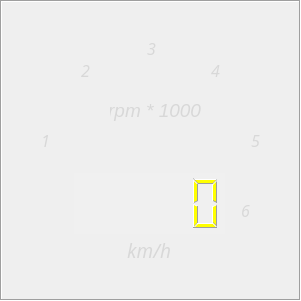
<?xml version="1.0" encoding="UTF-8"?>
<ui version="4.0">
 <class>rpm_widget</class>
 <widget class="QWidget" name="rpm_widget">
  <property name="geometry">
   <rect>
    <x>0</x>
    <y>0</y>
    <width>301</width>
    <height>301</height>
   </rect>
  </property>
  <property name="windowTitle">
   <string>Form</string>
  </property>
  <property name="styleSheet">
   <string notr="true">background: none;</string>
  </property>
  <widget class="QLabel" name="rpmCaption">
   <property name="geometry">
    <rect>
     <x>120</x>
     <y>240</y>
     <width>51</width>
     <height>21</height>
    </rect>
   </property>
   <property name="font">
    <font>
     <family>Gill Sans MT</family>
     <pointsize>14</pointsize>
     <weight>9</weight>
     <italic>true</italic>
     <bold>false</bold>
    </font>
   </property>
   <property name="styleSheet">
    <string notr="true">color: white; 
background:none;
font: 75 italic 14pt &quot;Gill Sans MT&quot; ;
color: rgb(216, 216, 216);</string>
   </property>
   <property name="text">
    <string>km/h</string>
   </property>
   <property name="alignment">
    <set>Qt::AlignRight|Qt::AlignTrailing|Qt::AlignVCenter</set>
   </property>
  </widget>
  <widget class="QGraphicsView" name="graphicsView">
   <property name="geometry">
    <rect>
     <x>0</x>
     <y>0</y>
     <width>301</width>
     <height>301</height>
    </rect>
   </property>
   <property name="styleSheet">
    <string notr="true">background: transparent; </string>
   </property>
  </widget>
  <widget class="QLCDNumber" name="rpmNumber">
   <property name="geometry">
    <rect>
     <x>74</x>
     <y>173</y>
     <width>151</width>
     <height>61</height>
    </rect>
   </property>
   <property name="styleSheet">
    <string notr="true">color: yellow;
background-color: rgba(255, 255, 255, 20)</string>
   </property>
   <property name="frameShape">
    <enum>QFrame::NoFrame</enum>
   </property>
   <property name="digitCount">
    <number>5</number>
   </property>
  </widget>
  <widget class="QLabel" name="black_circle">
   <property name="geometry">
    <rect>
     <x>0</x>
     <y>0</y>
     <width>301</width>
     <height>301</height>
    </rect>
   </property>
   <property name="layoutDirection">
    <enum>Qt::RightToLeft</enum>
   </property>
   <property name="styleSheet">
    <string notr="true">background-color: none;</string>
   </property>
   <property name="frameShape">
    <enum>QFrame::Box</enum>
   </property>
   <property name="frameShadow">
    <enum>QFrame::Sunken</enum>
   </property>
   <property name="text">
    <string/>
   </property>
   <property name="pixmap">
    <pixmap>img/blackcircle.png</pixmap>
   </property>
   <property name="scaledContents">
    <bool>true</bool>
   </property>
  </widget>
  <widget class="QWidget" name="dots_widget" native="true">
   <property name="enabled">
    <bool>true</bool>
   </property>
   <property name="geometry">
    <rect>
     <x>0</x>
     <y>0</y>
     <width>301</width>
     <height>301</height>
    </rect>
   </property>
   <widget class="QLabel" name="circle1">
    <property name="geometry">
     <rect>
      <x>14</x>
      <y>195</y>
      <width>31</width>
      <height>31</height>
     </rect>
    </property>
    <property name="text">
     <string/>
    </property>
    <property name="pixmap">
     <pixmap>img/colorized_circles/circle1.png</pixmap>
    </property>
    <property name="scaledContents">
     <bool>true</bool>
    </property>
   </widget>
   <widget class="QLabel" name="circle2">
    <property name="geometry">
     <rect>
      <x>7</x>
      <y>172</y>
      <width>31</width>
      <height>31</height>
     </rect>
    </property>
    <property name="text">
     <string/>
    </property>
    <property name="pixmap">
     <pixmap>img/colorized_circles/circle2.png</pixmap>
    </property>
    <property name="scaledContents">
     <bool>true</bool>
    </property>
   </widget>
   <widget class="QLabel" name="circle3">
    <property name="geometry">
     <rect>
      <x>1</x>
      <y>148</y>
      <width>31</width>
      <height>31</height>
     </rect>
    </property>
    <property name="text">
     <string/>
    </property>
    <property name="pixmap">
     <pixmap>img/colorized_circles/circle3.png</pixmap>
    </property>
    <property name="scaledContents">
     <bool>true</bool>
    </property>
   </widget>
   <widget class="QLabel" name="circle4">
    <property name="geometry">
     <rect>
      <x>2</x>
      <y>124</y>
      <width>31</width>
      <height>31</height>
     </rect>
    </property>
    <property name="text">
     <string/>
    </property>
    <property name="pixmap">
     <pixmap>img/colorized_circles/circle4.png</pixmap>
    </property>
    <property name="scaledContents">
     <bool>true</bool>
    </property>
   </widget>
   <widget class="QLabel" name="circle5">
    <property name="geometry">
     <rect>
      <x>8</x>
      <y>99</y>
      <width>31</width>
      <height>31</height>
     </rect>
    </property>
    <property name="text">
     <string/>
    </property>
    <property name="pixmap">
     <pixmap>img/colorized_circles/circle5.png</pixmap>
    </property>
    <property name="scaledContents">
     <bool>true</bool>
    </property>
   </widget>
   <widget class="QLabel" name="circle6">
    <property name="geometry">
     <rect>
      <x>18</x>
      <y>75</y>
      <width>31</width>
      <height>31</height>
     </rect>
    </property>
    <property name="text">
     <string/>
    </property>
    <property name="pixmap">
     <pixmap>img/colorized_circles/circle6.png</pixmap>
    </property>
    <property name="scaledContents">
     <bool>true</bool>
    </property>
   </widget>
   <widget class="QLabel" name="circle7">
    <property name="geometry">
     <rect>
      <x>31</x>
      <y>54</y>
      <width>31</width>
      <height>31</height>
     </rect>
    </property>
    <property name="text">
     <string/>
    </property>
    <property name="pixmap">
     <pixmap>img/colorized_circles/circle7.png</pixmap>
    </property>
    <property name="scaledContents">
     <bool>true</bool>
    </property>
   </widget>
   <widget class="QLabel" name="circle8">
    <property name="geometry">
     <rect>
      <x>48</x>
      <y>36</y>
      <width>31</width>
      <height>31</height>
     </rect>
    </property>
    <property name="text">
     <string/>
    </property>
    <property name="pixmap">
     <pixmap>img/colorized_circles/circle8.png</pixmap>
    </property>
    <property name="scaledContents">
     <bool>true</bool>
    </property>
   </widget>
   <widget class="QLabel" name="circle9">
    <property name="geometry">
     <rect>
      <x>68</x>
      <y>21</y>
      <width>31</width>
      <height>31</height>
     </rect>
    </property>
    <property name="styleSheet">
     <string notr="true"/>
    </property>
    <property name="text">
     <string/>
    </property>
    <property name="pixmap">
     <pixmap>img/colorized_circles/circle9.png</pixmap>
    </property>
    <property name="scaledContents">
     <bool>true</bool>
    </property>
   </widget>
   <widget class="QLabel" name="circle10">
    <property name="geometry">
     <rect>
      <x>89</x>
      <y>11</y>
      <width>31</width>
      <height>31</height>
     </rect>
    </property>
    <property name="text">
     <string/>
    </property>
    <property name="pixmap">
     <pixmap>img/colorized_circles/circle10.png</pixmap>
    </property>
    <property name="scaledContents">
     <bool>true</bool>
    </property>
   </widget>
   <widget class="QLabel" name="circle11">
    <property name="enabled">
     <bool>true</bool>
    </property>
    <property name="geometry">
     <rect>
      <x>112</x>
      <y>4</y>
      <width>31</width>
      <height>31</height>
     </rect>
    </property>
    <property name="text">
     <string/>
    </property>
    <property name="pixmap">
     <pixmap>img/colorized_circles/circle11.png</pixmap>
    </property>
    <property name="scaledContents">
     <bool>true</bool>
    </property>
   </widget>
   <widget class="QLabel" name="circle12">
    <property name="geometry">
     <rect>
      <x>136</x>
      <y>1</y>
      <width>31</width>
      <height>31</height>
     </rect>
    </property>
    <property name="text">
     <string/>
    </property>
    <property name="pixmap">
     <pixmap>img/colorized_circles/circle12.png</pixmap>
    </property>
    <property name="scaledContents">
     <bool>true</bool>
    </property>
   </widget>
   <widget class="QLabel" name="circle13">
    <property name="geometry">
     <rect>
      <x>159</x>
      <y>5</y>
      <width>31</width>
      <height>31</height>
     </rect>
    </property>
    <property name="text">
     <string/>
    </property>
    <property name="pixmap">
     <pixmap>img/colorized_circles/circle13.png</pixmap>
    </property>
    <property name="scaledContents">
     <bool>true</bool>
    </property>
   </widget>
   <widget class="QLabel" name="circle14">
    <property name="geometry">
     <rect>
      <x>182</x>
      <y>11</y>
      <width>31</width>
      <height>31</height>
     </rect>
    </property>
    <property name="text">
     <string/>
    </property>
    <property name="pixmap">
     <pixmap>img/colorized_circles/circle14.png</pixmap>
    </property>
    <property name="scaledContents">
     <bool>true</bool>
    </property>
   </widget>
   <widget class="QLabel" name="circle15">
    <property name="geometry">
     <rect>
      <x>205</x>
      <y>21</y>
      <width>31</width>
      <height>31</height>
     </rect>
    </property>
    <property name="text">
     <string/>
    </property>
    <property name="pixmap">
     <pixmap>img/colorized_circles/circle15.png</pixmap>
    </property>
    <property name="scaledContents">
     <bool>true</bool>
    </property>
   </widget>
   <widget class="QLabel" name="circle16">
    <property name="geometry">
     <rect>
      <x>224</x>
      <y>37</y>
      <width>31</width>
      <height>31</height>
     </rect>
    </property>
    <property name="text">
     <string/>
    </property>
    <property name="pixmap">
     <pixmap>img/colorized_circles/circle16.png</pixmap>
    </property>
    <property name="scaledContents">
     <bool>true</bool>
    </property>
   </widget>
   <widget class="QLabel" name="circle17">
    <property name="geometry">
     <rect>
      <x>241</x>
      <y>55</y>
      <width>31</width>
      <height>31</height>
     </rect>
    </property>
    <property name="text">
     <string/>
    </property>
    <property name="pixmap">
     <pixmap>img/colorized_circles/circle17.png</pixmap>
    </property>
    <property name="scaledContents">
     <bool>true</bool>
    </property>
   </widget>
   <widget class="QLabel" name="circle18">
    <property name="geometry">
     <rect>
      <x>253</x>
      <y>75</y>
      <width>31</width>
      <height>31</height>
     </rect>
    </property>
    <property name="text">
     <string/>
    </property>
    <property name="pixmap">
     <pixmap>img/colorized_circles/circle18.png</pixmap>
    </property>
    <property name="scaledContents">
     <bool>true</bool>
    </property>
   </widget>
   <widget class="QLabel" name="circle19">
    <property name="geometry">
     <rect>
      <x>263</x>
      <y>98</y>
      <width>31</width>
      <height>31</height>
     </rect>
    </property>
    <property name="text">
     <string/>
    </property>
    <property name="pixmap">
     <pixmap>img/colorized_circles/circle19.png</pixmap>
    </property>
    <property name="scaledContents">
     <bool>true</bool>
    </property>
   </widget>
   <widget class="QLabel" name="circle20">
    <property name="geometry">
     <rect>
      <x>269</x>
      <y>121</y>
      <width>31</width>
      <height>31</height>
     </rect>
    </property>
    <property name="text">
     <string/>
    </property>
    <property name="pixmap">
     <pixmap>img/colorized_circles/circle20.png</pixmap>
    </property>
    <property name="scaledContents">
     <bool>true</bool>
    </property>
   </widget>
   <widget class="QLabel" name="circle21">
    <property name="geometry">
     <rect>
      <x>270</x>
      <y>145</y>
      <width>31</width>
      <height>31</height>
     </rect>
    </property>
    <property name="text">
     <string/>
    </property>
    <property name="pixmap">
     <pixmap>img/colorized_circles/circle21.png</pixmap>
    </property>
    <property name="scaledContents">
     <bool>true</bool>
    </property>
   </widget>
   <widget class="QLabel" name="circle22">
    <property name="geometry">
     <rect>
      <x>266</x>
      <y>169</y>
      <width>31</width>
      <height>31</height>
     </rect>
    </property>
    <property name="text">
     <string/>
    </property>
    <property name="pixmap">
     <pixmap>img/colorized_circles/circle22.png</pixmap>
    </property>
    <property name="scaledContents">
     <bool>true</bool>
    </property>
   </widget>
   <widget class="QLabel" name="circle23">
    <property name="geometry">
     <rect>
      <x>257</x>
      <y>191</y>
      <width>31</width>
      <height>31</height>
     </rect>
    </property>
    <property name="text">
     <string/>
    </property>
    <property name="pixmap">
     <pixmap>img/colorized_circles/circle23.png</pixmap>
    </property>
    <property name="scaledContents">
     <bool>true</bool>
    </property>
   </widget>
  </widget>
  <widget class="QLabel" name="pintop">
   <property name="geometry">
    <rect>
     <x>130</x>
     <y>130</y>
     <width>41</width>
     <height>41</height>
    </rect>
   </property>
   <property name="styleSheet">
    <string notr="true">background: none;</string>
   </property>
   <property name="frameShape">
    <enum>QFrame::NoFrame</enum>
   </property>
   <property name="text">
    <string/>
   </property>
   <property name="pixmap">
    <pixmap>img/pintop.png</pixmap>
   </property>
   <property name="scaledContents">
    <bool>true</bool>
   </property>
  </widget>
  <widget class="QWidget" name="dark_dots_widget" native="true">
   <property name="enabled">
    <bool>true</bool>
   </property>
   <property name="geometry">
    <rect>
     <x>0</x>
     <y>0</y>
     <width>301</width>
     <height>301</height>
    </rect>
   </property>
   <widget class="QLabel" name="circle1_3">
    <property name="geometry">
     <rect>
      <x>14</x>
      <y>195</y>
      <width>31</width>
      <height>31</height>
     </rect>
    </property>
    <property name="text">
     <string/>
    </property>
    <property name="pixmap">
     <pixmap>img/dark_colorized_circles/circle1.png</pixmap>
    </property>
    <property name="scaledContents">
     <bool>true</bool>
    </property>
   </widget>
   <widget class="QLabel" name="circle2_3">
    <property name="geometry">
     <rect>
      <x>7</x>
      <y>172</y>
      <width>31</width>
      <height>31</height>
     </rect>
    </property>
    <property name="text">
     <string/>
    </property>
    <property name="pixmap">
     <pixmap>img/dark_colorized_circles/circle2.png</pixmap>
    </property>
    <property name="scaledContents">
     <bool>true</bool>
    </property>
   </widget>
   <widget class="QLabel" name="circle3_3">
    <property name="geometry">
     <rect>
      <x>1</x>
      <y>148</y>
      <width>31</width>
      <height>31</height>
     </rect>
    </property>
    <property name="text">
     <string/>
    </property>
    <property name="pixmap">
     <pixmap>img/dark_colorized_circles/circle3.png</pixmap>
    </property>
    <property name="scaledContents">
     <bool>true</bool>
    </property>
   </widget>
   <widget class="QLabel" name="circle4_3">
    <property name="geometry">
     <rect>
      <x>2</x>
      <y>124</y>
      <width>31</width>
      <height>31</height>
     </rect>
    </property>
    <property name="text">
     <string/>
    </property>
    <property name="pixmap">
     <pixmap>img/dark_colorized_circles/circle4.png</pixmap>
    </property>
    <property name="scaledContents">
     <bool>true</bool>
    </property>
   </widget>
   <widget class="QLabel" name="circle5_3">
    <property name="geometry">
     <rect>
      <x>8</x>
      <y>99</y>
      <width>31</width>
      <height>31</height>
     </rect>
    </property>
    <property name="text">
     <string/>
    </property>
    <property name="pixmap">
     <pixmap>img/dark_colorized_circles/circle5.png</pixmap>
    </property>
    <property name="scaledContents">
     <bool>true</bool>
    </property>
   </widget>
   <widget class="QLabel" name="circle6_3">
    <property name="geometry">
     <rect>
      <x>18</x>
      <y>75</y>
      <width>31</width>
      <height>31</height>
     </rect>
    </property>
    <property name="text">
     <string/>
    </property>
    <property name="pixmap">
     <pixmap>img/dark_colorized_circles/circle6.png</pixmap>
    </property>
    <property name="scaledContents">
     <bool>true</bool>
    </property>
   </widget>
   <widget class="QLabel" name="circle7_3">
    <property name="geometry">
     <rect>
      <x>31</x>
      <y>54</y>
      <width>31</width>
      <height>31</height>
     </rect>
    </property>
    <property name="text">
     <string/>
    </property>
    <property name="pixmap">
     <pixmap>img/dark_colorized_circles/circle7.png</pixmap>
    </property>
    <property name="scaledContents">
     <bool>true</bool>
    </property>
   </widget>
   <widget class="QLabel" name="circle8_3">
    <property name="geometry">
     <rect>
      <x>48</x>
      <y>36</y>
      <width>31</width>
      <height>31</height>
     </rect>
    </property>
    <property name="text">
     <string/>
    </property>
    <property name="pixmap">
     <pixmap>img/dark_colorized_circles/circle8.png</pixmap>
    </property>
    <property name="scaledContents">
     <bool>true</bool>
    </property>
   </widget>
   <widget class="QLabel" name="circle9_3">
    <property name="geometry">
     <rect>
      <x>68</x>
      <y>21</y>
      <width>31</width>
      <height>31</height>
     </rect>
    </property>
    <property name="styleSheet">
     <string notr="true"/>
    </property>
    <property name="text">
     <string/>
    </property>
    <property name="pixmap">
     <pixmap>img/dark_colorized_circles/circle9.png</pixmap>
    </property>
    <property name="scaledContents">
     <bool>true</bool>
    </property>
   </widget>
   <widget class="QLabel" name="circle10_3">
    <property name="geometry">
     <rect>
      <x>89</x>
      <y>11</y>
      <width>31</width>
      <height>31</height>
     </rect>
    </property>
    <property name="text">
     <string/>
    </property>
    <property name="pixmap">
     <pixmap>img/dark_colorized_circles/circle10.png</pixmap>
    </property>
    <property name="scaledContents">
     <bool>true</bool>
    </property>
   </widget>
   <widget class="QLabel" name="circle11_3">
    <property name="enabled">
     <bool>true</bool>
    </property>
    <property name="geometry">
     <rect>
      <x>112</x>
      <y>4</y>
      <width>31</width>
      <height>31</height>
     </rect>
    </property>
    <property name="text">
     <string/>
    </property>
    <property name="pixmap">
     <pixmap>img/dark_colorized_circles/circle11.png</pixmap>
    </property>
    <property name="scaledContents">
     <bool>true</bool>
    </property>
   </widget>
   <widget class="QLabel" name="circle12_3">
    <property name="geometry">
     <rect>
      <x>136</x>
      <y>1</y>
      <width>31</width>
      <height>31</height>
     </rect>
    </property>
    <property name="text">
     <string/>
    </property>
    <property name="pixmap">
     <pixmap>img/dark_colorized_circles/circle12.png</pixmap>
    </property>
    <property name="scaledContents">
     <bool>true</bool>
    </property>
   </widget>
   <widget class="QLabel" name="circle13_3">
    <property name="geometry">
     <rect>
      <x>159</x>
      <y>5</y>
      <width>31</width>
      <height>31</height>
     </rect>
    </property>
    <property name="text">
     <string/>
    </property>
    <property name="pixmap">
     <pixmap>img/dark_colorized_circles/circle13.png</pixmap>
    </property>
    <property name="scaledContents">
     <bool>true</bool>
    </property>
   </widget>
   <widget class="QLabel" name="circle14_3">
    <property name="geometry">
     <rect>
      <x>182</x>
      <y>11</y>
      <width>31</width>
      <height>31</height>
     </rect>
    </property>
    <property name="text">
     <string/>
    </property>
    <property name="pixmap">
     <pixmap>img/dark_colorized_circles/circle14.png</pixmap>
    </property>
    <property name="scaledContents">
     <bool>true</bool>
    </property>
   </widget>
   <widget class="QLabel" name="circle15_3">
    <property name="geometry">
     <rect>
      <x>205</x>
      <y>21</y>
      <width>31</width>
      <height>31</height>
     </rect>
    </property>
    <property name="text">
     <string/>
    </property>
    <property name="pixmap">
     <pixmap>img/dark_colorized_circles/circle15.png</pixmap>
    </property>
    <property name="scaledContents">
     <bool>true</bool>
    </property>
   </widget>
   <widget class="QLabel" name="circle16_3">
    <property name="geometry">
     <rect>
      <x>224</x>
      <y>37</y>
      <width>31</width>
      <height>31</height>
     </rect>
    </property>
    <property name="text">
     <string/>
    </property>
    <property name="pixmap">
     <pixmap>img/dark_colorized_circles/circle16.png</pixmap>
    </property>
    <property name="scaledContents">
     <bool>true</bool>
    </property>
   </widget>
   <widget class="QLabel" name="circle17_3">
    <property name="geometry">
     <rect>
      <x>241</x>
      <y>55</y>
      <width>31</width>
      <height>31</height>
     </rect>
    </property>
    <property name="text">
     <string/>
    </property>
    <property name="pixmap">
     <pixmap>img/dark_colorized_circles/circle17.png</pixmap>
    </property>
    <property name="scaledContents">
     <bool>true</bool>
    </property>
   </widget>
   <widget class="QLabel" name="circle18_3">
    <property name="geometry">
     <rect>
      <x>253</x>
      <y>75</y>
      <width>31</width>
      <height>31</height>
     </rect>
    </property>
    <property name="text">
     <string/>
    </property>
    <property name="pixmap">
     <pixmap>img/dark_colorized_circles/circle18.png</pixmap>
    </property>
    <property name="scaledContents">
     <bool>true</bool>
    </property>
   </widget>
   <widget class="QLabel" name="circle19_3">
    <property name="geometry">
     <rect>
      <x>263</x>
      <y>98</y>
      <width>31</width>
      <height>31</height>
     </rect>
    </property>
    <property name="text">
     <string/>
    </property>
    <property name="pixmap">
     <pixmap>img/dark_colorized_circles/circle19.png</pixmap>
    </property>
    <property name="scaledContents">
     <bool>true</bool>
    </property>
   </widget>
   <widget class="QLabel" name="circle20_3">
    <property name="geometry">
     <rect>
      <x>269</x>
      <y>121</y>
      <width>31</width>
      <height>31</height>
     </rect>
    </property>
    <property name="text">
     <string/>
    </property>
    <property name="pixmap">
     <pixmap>img/dark_colorized_circles/circle20.png</pixmap>
    </property>
    <property name="scaledContents">
     <bool>true</bool>
    </property>
   </widget>
   <widget class="QLabel" name="circle21_3">
    <property name="geometry">
     <rect>
      <x>270</x>
      <y>145</y>
      <width>31</width>
      <height>31</height>
     </rect>
    </property>
    <property name="text">
     <string/>
    </property>
    <property name="pixmap">
     <pixmap>img/dark_colorized_circles/circle21.png</pixmap>
    </property>
    <property name="scaledContents">
     <bool>true</bool>
    </property>
   </widget>
   <widget class="QLabel" name="circle22_3">
    <property name="geometry">
     <rect>
      <x>266</x>
      <y>169</y>
      <width>31</width>
      <height>31</height>
     </rect>
    </property>
    <property name="text">
     <string/>
    </property>
    <property name="pixmap">
     <pixmap>img/dark_colorized_circles/circle22.png</pixmap>
    </property>
    <property name="scaledContents">
     <bool>true</bool>
    </property>
   </widget>
   <widget class="QLabel" name="circle23_3">
    <property name="geometry">
     <rect>
      <x>257</x>
      <y>191</y>
      <width>31</width>
      <height>31</height>
     </rect>
    </property>
    <property name="text">
     <string/>
    </property>
    <property name="pixmap">
     <pixmap>img/dark_colorized_circles/circle23.png</pixmap>
    </property>
    <property name="scaledContents">
     <bool>true</bool>
    </property>
   </widget>
  </widget>
  <widget class="QLabel" name="rpmCaption_2">
   <property name="geometry">
    <rect>
     <x>30</x>
     <y>130</y>
     <width>20</width>
     <height>20</height>
    </rect>
   </property>
   <property name="font">
    <font>
     <family>Gill Sans MT</family>
     <pointsize>12</pointsize>
     <weight>9</weight>
     <italic>true</italic>
     <bold>false</bold>
    </font>
   </property>
   <property name="styleSheet">
    <string notr="true">color: white; 
background:none;
font: 75 italic 12pt &quot;Gill Sans MT&quot; ;
color: rgb(216, 216, 216);</string>
   </property>
   <property name="text">
    <string>1</string>
   </property>
   <property name="alignment">
    <set>Qt::AlignRight|Qt::AlignTrailing|Qt::AlignVCenter</set>
   </property>
  </widget>
  <widget class="QLabel" name="rpmCaption_3">
   <property name="geometry">
    <rect>
     <x>70</x>
     <y>60</y>
     <width>20</width>
     <height>20</height>
    </rect>
   </property>
   <property name="font">
    <font>
     <family>Gill Sans MT</family>
     <pointsize>12</pointsize>
     <weight>9</weight>
     <italic>true</italic>
     <bold>false</bold>
    </font>
   </property>
   <property name="styleSheet">
    <string notr="true">color: white; 
background:none;
font: 75 italic 12pt &quot;Gill Sans MT&quot; ;
color: rgb(216, 216, 216);</string>
   </property>
   <property name="text">
    <string>2</string>
   </property>
   <property name="alignment">
    <set>Qt::AlignRight|Qt::AlignTrailing|Qt::AlignVCenter</set>
   </property>
  </widget>
  <widget class="QLabel" name="rpmCaption_4">
   <property name="geometry">
    <rect>
     <x>140</x>
     <y>40</y>
     <width>16</width>
     <height>16</height>
    </rect>
   </property>
   <property name="font">
    <font>
     <family>Gill Sans MT</family>
     <pointsize>12</pointsize>
     <weight>9</weight>
     <italic>true</italic>
     <bold>false</bold>
    </font>
   </property>
   <property name="styleSheet">
    <string notr="true">color: white; 
background:none;
font: 75 italic 12pt &quot;Gill Sans MT&quot; ;
color: rgb(216, 216, 216);</string>
   </property>
   <property name="text">
    <string>3</string>
   </property>
   <property name="alignment">
    <set>Qt::AlignRight|Qt::AlignTrailing|Qt::AlignVCenter</set>
   </property>
  </widget>
  <widget class="QLabel" name="rpmCaption_5">
   <property name="geometry">
    <rect>
     <x>200</x>
     <y>60</y>
     <width>20</width>
     <height>20</height>
    </rect>
   </property>
   <property name="font">
    <font>
     <family>Gill Sans MT</family>
     <pointsize>12</pointsize>
     <weight>9</weight>
     <italic>true</italic>
     <bold>false</bold>
    </font>
   </property>
   <property name="styleSheet">
    <string notr="true">color: white; 
background:none;
font: 75 italic 12pt &quot;Gill Sans MT&quot; ;
color: rgb(216, 216, 216);</string>
   </property>
   <property name="text">
    <string>4</string>
   </property>
   <property name="alignment">
    <set>Qt::AlignRight|Qt::AlignTrailing|Qt::AlignVCenter</set>
   </property>
  </widget>
  <widget class="QLabel" name="rpmCaption_6">
   <property name="geometry">
    <rect>
     <x>240</x>
     <y>130</y>
     <width>20</width>
     <height>21</height>
    </rect>
   </property>
   <property name="font">
    <font>
     <family>Gill Sans MT</family>
     <pointsize>12</pointsize>
     <weight>9</weight>
     <italic>true</italic>
     <bold>false</bold>
    </font>
   </property>
   <property name="styleSheet">
    <string notr="true">color: white; 
background:none;
font: 75 italic 12pt &quot;Gill Sans MT&quot; ;
color: rgb(216, 216, 216);</string>
   </property>
   <property name="text">
    <string>5</string>
   </property>
   <property name="alignment">
    <set>Qt::AlignRight|Qt::AlignTrailing|Qt::AlignVCenter</set>
   </property>
  </widget>
  <widget class="QLabel" name="rpmCaption_7">
   <property name="geometry">
    <rect>
     <x>230</x>
     <y>200</y>
     <width>20</width>
     <height>21</height>
    </rect>
   </property>
   <property name="font">
    <font>
     <family>Gill Sans MT</family>
     <pointsize>12</pointsize>
     <weight>9</weight>
     <italic>true</italic>
     <bold>false</bold>
    </font>
   </property>
   <property name="styleSheet">
    <string notr="true">color: white; 
background:none;
font: 75 italic 12pt &quot;Gill Sans MT&quot; ;
color: rgb(216, 216, 216);</string>
   </property>
   <property name="text">
    <string>6</string>
   </property>
   <property name="alignment">
    <set>Qt::AlignRight|Qt::AlignTrailing|Qt::AlignVCenter</set>
   </property>
  </widget>
  <widget class="QLabel" name="rpmCaption_8">
   <property name="geometry">
    <rect>
     <x>110</x>
     <y>100</y>
     <width>91</width>
     <height>21</height>
    </rect>
   </property>
   <property name="font">
    <font>
     <family>Ubuntu</family>
     <pointsize>14</pointsize>
     <weight>50</weight>
     <italic>true</italic>
     <bold>false</bold>
    </font>
   </property>
   <property name="styleSheet">
    <string notr="true">color: white; 
font: 14pt &quot;Ubuntu Mono&quot;;
background:none;
font: 63 italic 14pt &quot;Ubuntu&quot;;
color: rgb(216, 216, 216);
font: italic 14pt &quot;Ubuntu&quot;;</string>
   </property>
   <property name="text">
    <string>rpm * 1000</string>
   </property>
   <property name="alignment">
    <set>Qt::AlignRight|Qt::AlignTrailing|Qt::AlignVCenter</set>
   </property>
  </widget>
  <zorder>black_circle</zorder>
  <zorder>dark_dots_widget</zorder>
  <zorder>dots_widget</zorder>
  <zorder>graphicsView</zorder>
  <zorder>pintop</zorder>
  <zorder>rpmCaption</zorder>
  <zorder>rpmNumber</zorder>
  <zorder>rpmCaption_2</zorder>
  <zorder>rpmCaption_3</zorder>
  <zorder>rpmCaption_4</zorder>
  <zorder>rpmCaption_5</zorder>
  <zorder>rpmCaption_6</zorder>
  <zorder>rpmCaption_7</zorder>
  <zorder>rpmCaption_8</zorder>
 </widget>
 <resources/>
 <connections/>
</ui>
